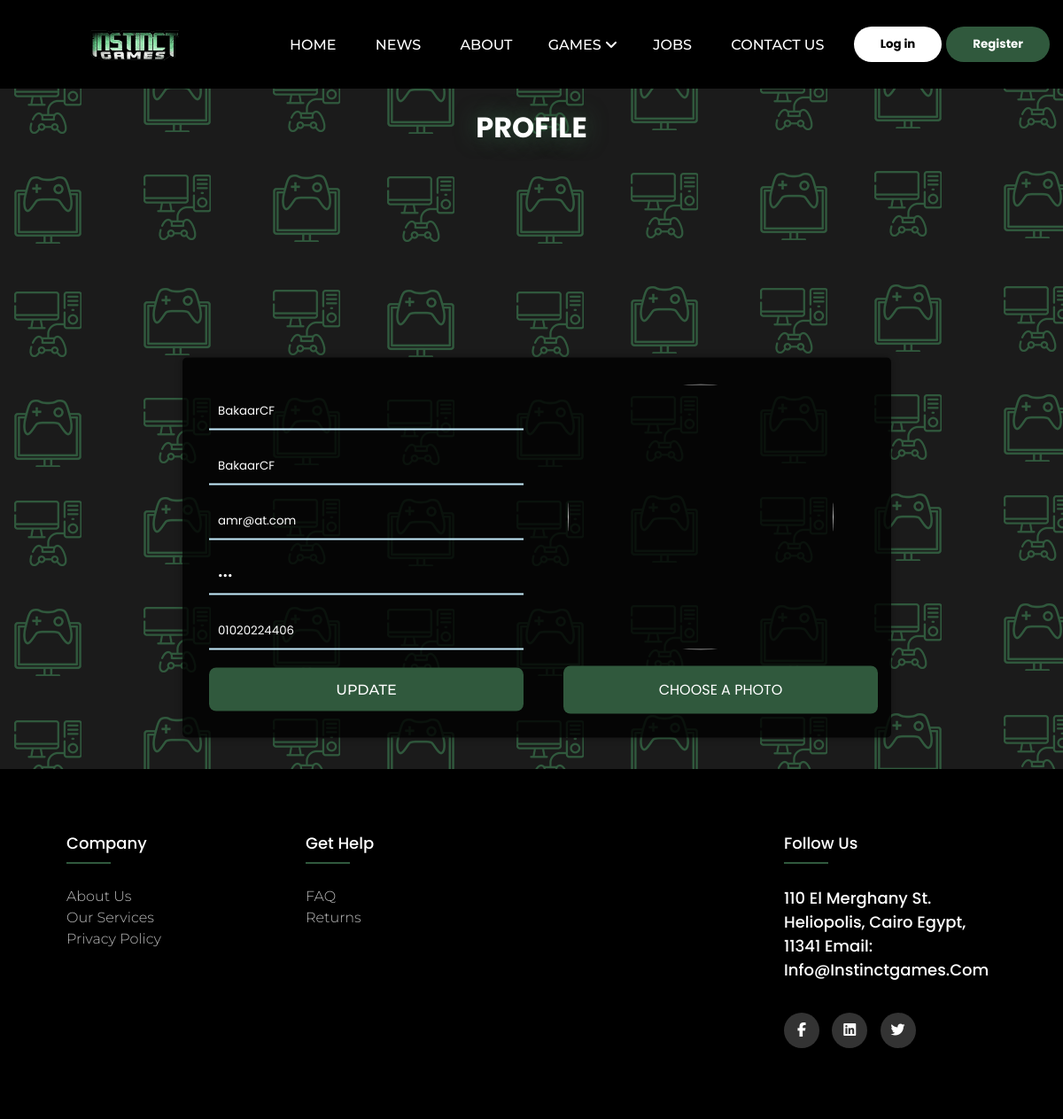
Screenshot of /MyProfile.php?id=6 with the database file from the repository.
### tables this page shows
CREATE TABLE `users` (
  `id` int(11) UNSIGNED NOT NULL,
  `user_name` text NOT NULL,
  `name` text NOT NULL,
  `email` text NOT NULL,
  `password` text NOT NULL,
  `phone` text NOT NULL,
  `image` text NOT NULL,
  `type` int(11) NOT NULL
);

### classes/User.php (called while the page is built, shortened)
<?php
class User {
    public static function viewSpecficUser($id) {
        $servername = "localhost";
        $username = "root";
        $password = "";
        $dbname = "instinct_games";
        $conn = mysqli_connect($servername,$username,$password,$dbname);
        $user_id = $id;
        $sql = "SELECT * FROM users WHERE id = '$user_id'";
        $result = mysqli_query($conn, $sql);
        $user = mysqli_fetch_assoc($result);
        return $user;
    }
}
?>

### MyProfile.php (the view, shortened to what this page needs)
<?php
include("classes/User.php");
if(isset($_GET['id'])) {
	$user_id = $_GET['id'];
	$user = User::viewSpecficUser($user_id);
} else {
	die("Not Logged In");
}
?>
<!DOCTYPE html>
<html lang="en">
<head>
	<link rel="stylesheet" href="layouts/css/style.css">
</head>
<body>
	<?php include("includes/nav.php");
    ?>
		<h1 class="ta-c heded" style="margin-top:20px; text-shadow:0 0 25px #30593D;">PROFILE</h1>
		<div class="pwrapper">
			<form action="MyProfile.php?id=<?php echo $user_id; ?>" method="POST" enctype="multipart/form-data">
				<div class="contact-form">
					<div class="input-fields">
						<input type="text" class="input" name="name" value="<?php echo $user['name']; ?> " autocomplete="off" placeholder="Name">
						<input type="text" class="input" name="username" value="<?php echo $user['user_name']; ?>" autocomplete="off" placeholder="Address">
						<input type="text" class="input" name="email" value="<?php echo $user['email']; ?>" autocomplete="off" placeholder="Email Address">
						<input type="password" class="input" name="password" value="<?php echo $user['password']; ?>" autocomplete="off" placeholder="Password">
						<input type="text" class="input" name="phoneno" value="<?php echo $user['phone']; ?>" autocomplete="off" placeholder="Phoneno">
						<label for="file" id="mfile"> Choose a photo </label>
						<div>
						<button type="submit" class="btnxx" name="update">Update</button>
						</div>
						</div>
							<img style="width:300px;height:300px; margin-left:20px;  border-radius:50%;" src="layouts/img/Users/<?php echo $user['image']; ?>">
							<br>
						</div>
					</div>
		<div class="footerrrr" style="margin-top:700px;">
			<?php include("includes/footer.php");
    ?>
		</div>
</body>
</html>

### layouts/css/style.css (style rules this page uses)
* { margin: 0; padding: 0; box-sizing: border-box; }
body { background-color: #1b1b1b; color: white; box-sizing: border-box; }
li,a,button { font-family: "Montserrat",sans-serif; font-weight: 500; font-size: 16px; color: white; text-decoration: none; }
.ta-c { text-align: center; }
.heded { text-shadow: 0 0 15px white; }
#contact .contact-info, .contact-form { flex: 1; }

### MyProfile.php (style rules this page uses)
* { margin: 0; padding: 0; box-sizing: border-box; outline: none; font-family: 'Poppins', sans-serif; }
body { height: 100%; background-image: url('layouts/img/BG.png'); }
.pwrapper { position: absolute; top: 48.9%; left: 50.5%; transform: translate(-50%, -50%); width: 100%; max-width: 800px; background: rgba(0, 0, 0, 0.8); padding: 30px; border-radius: 5px; box-shadow: 0 0 10px rgba(0, 0, 0, 0.3); }
.contact-form { display: flex; }
.input-fields { display: flex; flex-direction: column; margin-right: 4%; }
.input-fields, .msg { width: 48%; }
.input-fields .input, .msg textarea { margin: 10px 0; background: transparent; border: 0px; border-bottom: 2px solid #c5ecfd; padding: 10px; color: #fff; width: 100%; }
.btnxx { background: #30593D; text-align: center; padding: 15px; border-radius: 8px; color: #fff; cursor: pointer; text-transform: uppercase; width: 355px; margin-top: 10px; border:none; }
label { background: #30593D; text-align: center; padding: 15px ; border-radius: 8px; color: #fff; cursor: pointer; text-transform: uppercase; width: 355px; position:absolute; right: 15px; bottom: 27px; }

### includes/footer.php (style rules this page uses)
* { margin: 0; padding: 0; box-sizing: border-box; }
body { line-height: 1.5; font-family: 'Poppins', sans-serif; }

### rows the page displays
users: name "BakaarCF", username "BakaarCF", email "amr@at.com", phoneno "01020224406"
